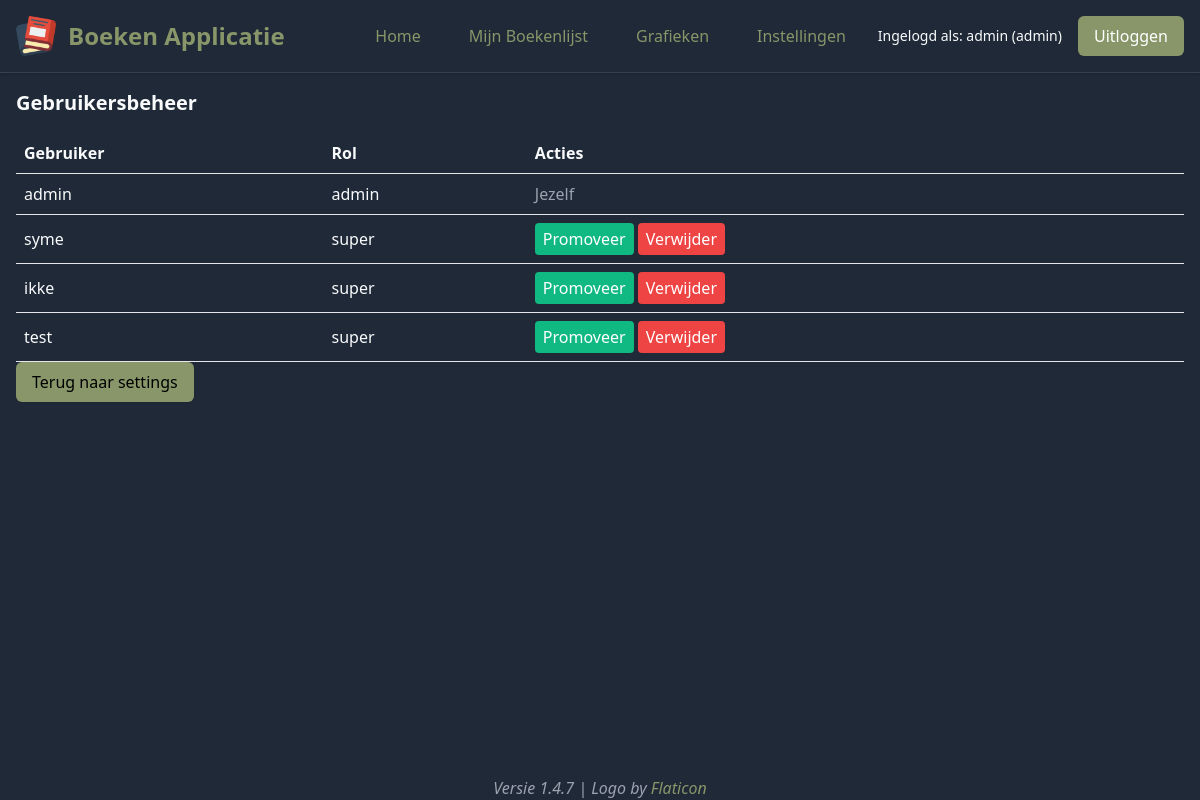
/manage_users (signed in), run on an earlier commit of the app's database.
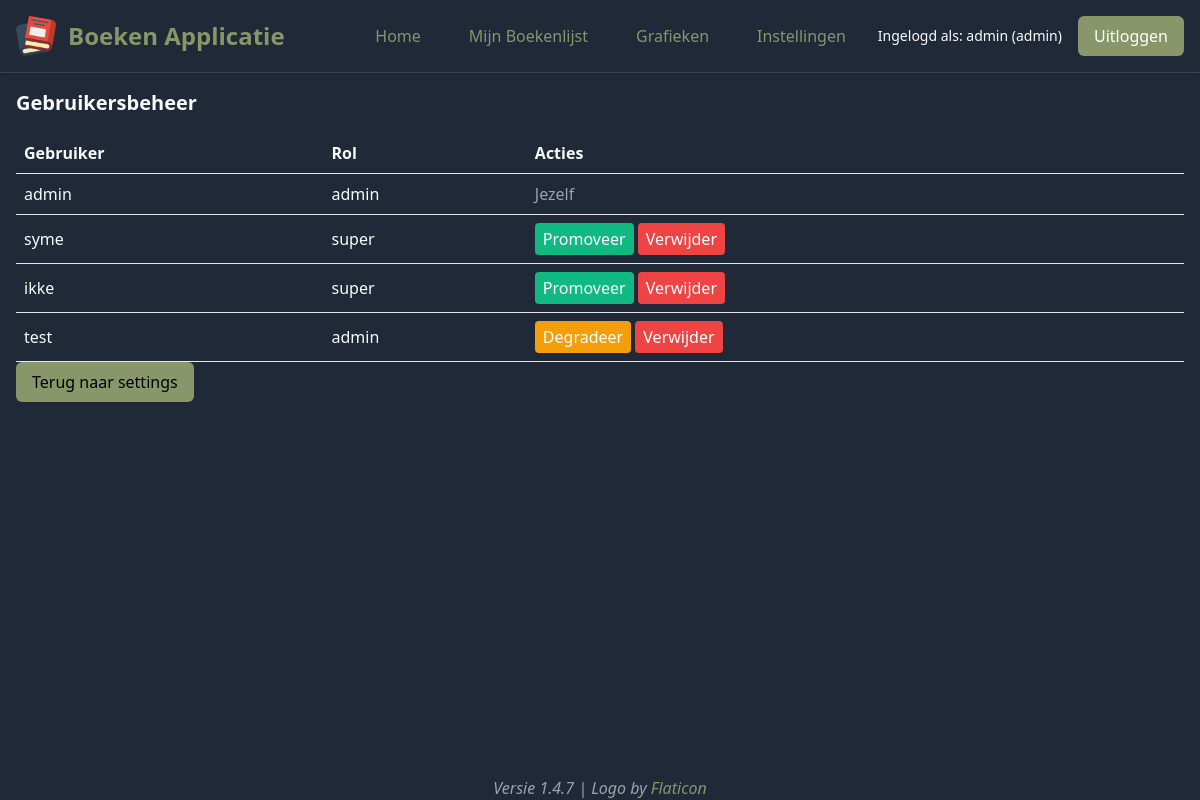
And on a later commit of the database.
### tables this page shows
CREATE TABLE users
                 (id INTEGER PRIMARY KEY AUTOINCREMENT,
                  username TEXT UNIQUE,
                  password TEXT,
                  role TEXT, color TEXT DEFAULT '#2563eb', dark_mode INTEGER DEFAULT 0, bio TEXT DEFAULT '', profile_pic TEXT DEFAULT 'default.jpg', email TEXT DEFAULT '', created_at TEXT);

### app.py (the view, shortened to what this page needs)
@app.route('/manage_users', methods=['GET', 'POST'])
@super_admin_required
def manage_users():
    conn = get_db_connection()
    c = conn.cursor()
    c.execute('SELECT id, username, role FROM users')
    users = c.fetchall()
    conn.close()
    return render_template('manage_users.html', users=users, settings=get_user_settings(session.get('user_id')))

### app.py (called while the page is built)
def super_admin_required(f):
    @wraps(f)
    def decorated_function(*args, **kwargs):
        if session.get('role') != 'admin':
            flash('Alleen superadmins hebben toegang tot gebruikersbeheer.', 'error')
            return redirect(url_for('index'))
        return f(*args, **kwargs)
    return decorated_function

@app.context_processor
def inject_roles():
    return dict(is_admin=is_admin(), is_super_admin=session.get('role') == 'admin')

def get_user_settings(user_id):
    conn = get_db_connection()
    c = conn.cursor()
    c.execute('SELECT color, dark_mode FROM users WHERE id = ?', (user_id,))
    result = c.fetchone()
    conn.close()
    return {'color': result[0] if result else '#e31c73', 'dark_mode': result[1] if result else True}

### models/database.py (called while the page is built)
def get_db_connection():
    conn = sqlite3.connect('books.db')
    conn.row_factory = sqlite3.Row
    return conn

### models/user.py (called while the page is built)
def is_admin():
    role = session.get('role')
    logger.debug(f"is_admin check - Session role: {role}")
    return role in ['admin', 'super']  # Allow both admin and super roles for most actions

### templates/manage_users.html (shortened to what this page needs)
{% extends "base.html" %}
{% block content %}
<h2 class="text-xl font-bold mb-4">Gebruikersbeheer</h2>
<table class="w-full text-left border-collapse">
  <thead>
    <tr>
      <th class="border-b p-2">Gebruiker</th>
      <th class="border-b p-2">Rol</th>
      <th class="border-b p-2">Acties</th>
    </tr>
  </thead>
  <tbody>
    {% for user in users %}
    <tr class="border-b">
      <td class="p-2">{{ user[1] }}</td>
      <td class="p-2">{{ user[2] }}</td>
      <td class="p-2 space-x-2">
  {% if session.user_id != user[0] %}
    <form method="POST" class="inline">
      <button type="submit" name="action" value="toggle_role"
              class="px-2 py-1 rounded text-white {% if user[2] == 'admin' %}bg-yellow-500{% else %}bg-green-500{% endif %}">
        {% if user[2] == 'admin' %}
          Degradeer
        {% else %}
          Promoveer
        {% endif %}
      </button>
      <button type="submit" name="action" value="delete" class="px-2 py-1 bg-red-500 text-white rounded">Verwijder</button>
    </form>
  {% else %}
    <span class="text-gray-400">Jezelf</span>
  {% endif %}
</td>
    </tr>
    {% endfor %}
  </tbody>
</table>
        <div class="mb-4">
          <a href="{{ url_for('settings') }}"
             class="inline-flex items-center px-4 py-2 text-black font-medium rounded-md shadow-sm transition-colors duration-200"
             style="background-color: var(--primary-color);">
            Terug naar settings
          </a>
        </div>
{% endblock %}

What changed in the data, as far as the page shows it:
changed users "test": role "super" → "admin"; role "Promoveer" → "Degradeer"
